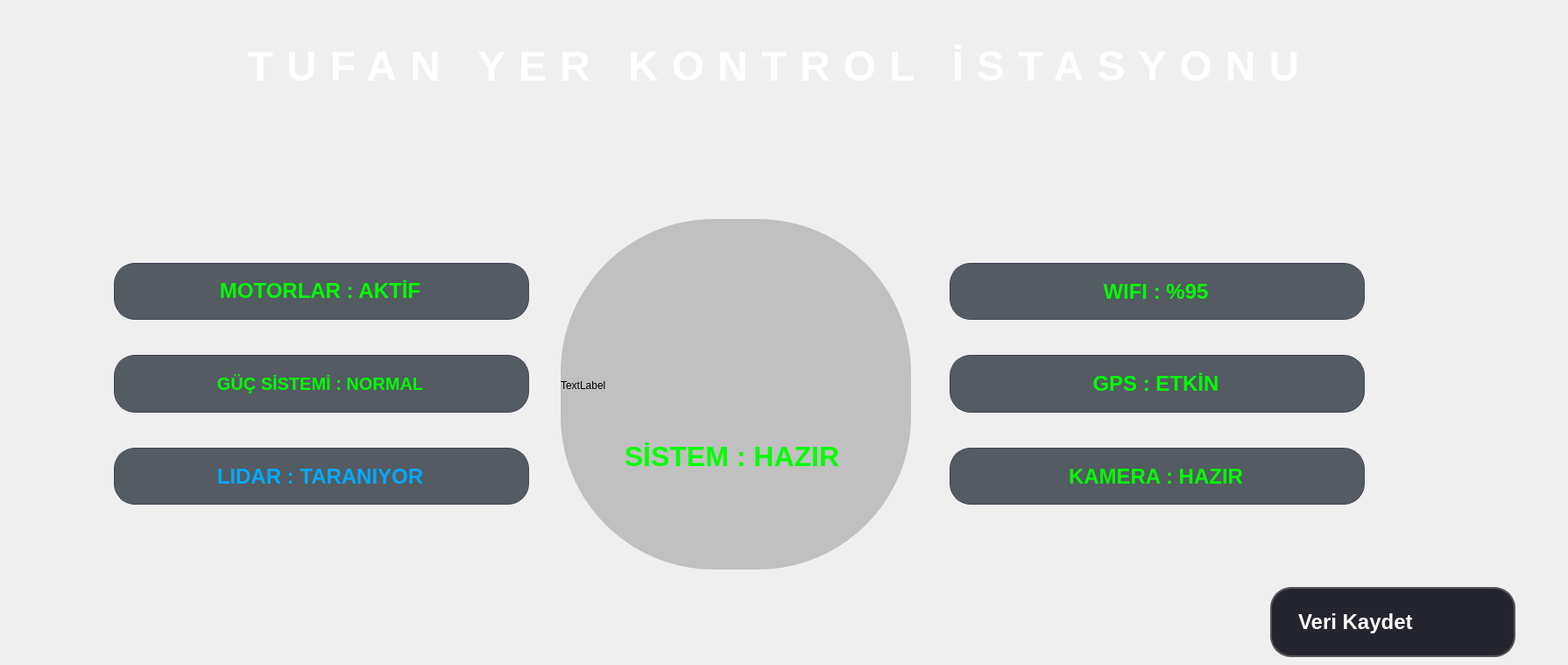
           <widget class="QWidget" name="page_anaMenu">
            <widget class="QLabel" name="label_baslik">
             <property name="geometry">
              <rect>
               <x>0</x>
               <y>40</y>
               <width>1781</width>
               <height>71</height>
              </rect>
             </property>
             <property name="styleSheet">
              <string notr="true">QLabel {
    color: #FFFFFF;            /* Beyaz Yazı */
    font-family: &quot;Roboto Mono&quot;; /* İstediğin Font */
    font-size: 48px;           /* İstediğin Dev Punto */
    font-weight: bold;         /* Kalın */
    letter-spacing: 15px;       /* Harf aralığı (48 puntoda çok açılmasın diye 5px idealdir) */
    background-color: transparent;
}</string>
             </property>
             <property name="text">
              <string>TUFAN YER KONTROL İSTASYONU</string>
             </property>
             <property name="alignment">
              <set>Qt::AlignCenter</set>
             </property>
            </widget>
            <widget class="QFrame" name="frame_merkezAlan">
             <property name="geometry">
              <rect>
               <x>110</x>
               <y>150</y>
               <width>1621</width>
               <height>511</height>
              </rect>
             </property>
             <property name="styleSheet">
              <string notr="true">border: none;
background-color: transparent;</string>
             </property>
             <property name="frameShape">
              <enum>QFrame::StyledPanel</enum>
             </property>
             <property name="frameShadow">
              <enum>QFrame::Raised</enum>
             </property>
             <widget class="QFrame" name="frame_halka">
              <property name="geometry">
               <rect>
                <x>530</x>
                <y>100</y>
                <width>400</width>
                <height>400</height>
               </rect>
              </property>
              <property name="styleSheet">
               <string notr="true">QFrame#frame_halka {
    background-color: rgba(0, 0, 0, 50); /* Hafif siyah zemin */
    border-radius: 175px;                /* Yarıçap (350/2) -&gt; Tam Yuvarlak */
}</string>
              </property>
              <property name="frameShape">
               <enum>QFrame::StyledPanel</enum>
              </property>
              <property name="frameShadow">
               <enum>QFrame::Raised</enum>
              </property>
              <widget class="QLabel" name="label_radar_cember">
               <property name="geometry">
                <rect>
                 <x>0</x>
                 <y>0</y>
                 <width>380</width>
                 <height>380</height>
                </rect>
               </property>
               <property name="text">
                <string>TextLabel</string>
               </property>
              </widget>
             </widget>
             <widget class="QLabel" name="label_sistemLogo">
              <property name="geometry">
               <rect>
                <x>655</x>
                <y>160</y>
                <width>141</width>
                <height>131</height>
               </rect>
              </property>
              <property name="text">
               <string/>
              </property>
              <property name="pixmap">
               <pixmap>:/ikonlar/resimler/tufan logo 1.png</pixmap>
              </property>
              <property name="scaledContents">
               <bool>true</bool>
              </property>
             </widget>
             <widget class="QLabel" name="label_sistemYazi">
              <property name="geometry">
               <rect>
                <x>540</x>
                <y>330</y>
                <width>371</width>
                <height>81</height>
               </rect>
              </property>
              <property name="styleSheet">
               <string notr="true">color: #00FF00;      /* Parlak Yeşil */
font-size: 32px;     /* Okunaklı Boyut */
font-weight: bold;   /* Kalın */
font-family: &quot;Roboto Mono&quot;;
background-color: transparent;</string>
              </property>
              <property name="text">
               <string>SİSTEM : HAZIR</string>
              </property>
              <property name="textFormat">
               <enum>Qt::PlainText</enum>
              </property>
              <property name="alignment">
               <set>Qt::AlignCenter</set>
              </property>
             </widget>
             <widget class="QWidget" name="layoutWidget">
              <property name="geometry">
               <rect>
                <x>20</x>
                <y>150</y>
                <width>1428</width>
                <height>276</height>
               </rect>
              </property>
              <layout class="QHBoxLayout" name="horizontalLayout_3">
               <property name="spacing">
                <number>480</number>
               </property>
               <item>
                <layout class="QVBoxLayout" name="verticalLayout_6">
                 <property name="spacing">
                  <number>40</number>
                 </property>
                 <item>
                  <widget class="QFrame" name="frame_motorlar">
                   <property name="minimumSize">
                    <size>
                     <width>471</width>
                     <height>64</height>
                    </size>
                   </property>
                   <property name="styleSheet">
                    <string notr="true">QFrame#frame_motorlar{
    background-color: rgba(20, 30, 40, 180); /* Arkası hafif görünen koyu zemin */
    border: 1px solid #444455;               /* İnce gri metalik çerçeve */
    border-radius: 24px;                     /* Köşeleri tam yuvarla (50px yüksekliğin yarısı) */
}</string>
                   </property>
                   <property name="frameShape">
                    <enum>QFrame::StyledPanel</enum>
                   </property>
                   <property name="frameShadow">
                    <enum>QFrame::Raised</enum>
                   </property>
                   <widget class="QLabel" name="label_motorYazi">
                    <property name="geometry">
                     <rect>
                      <x>10</x>
                      <y>16</y>
                      <width>451</width>
                      <height>32</height>
                     </rect>
                    </property>
                    <property name="sizePolicy">
                     <sizepolicy hsizetype="Expanding" vsizetype="Expanding">
                      <horstretch>0</horstretch>
                      <verstretch>0</verstretch>
                     </sizepolicy>
                    </property>
                    <property name="minimumSize">
                     <size>
                      <width>100</width>
                      <height>0</height>
                     </size>
                    </property>
                    <property name="styleSheet">
                     <string notr="true">color: #00FF00;      /* Parlak Yeşil */
font-weight: bold;   /* Kalın */
font-size: 24px;     /* Okunaklı Boyut */
border: none;        /* Label'ın kendi çerçevesi olmasın */
background-color: transparent;</string>
                    </property>
                    <property name="text">
                     <string>MOTORLAR : AKTİF</string>
                    </property>
                    <property name="textFormat">
                     <enum>Qt::PlainText</enum>
                    </property>
                    <property name="alignment">
                     <set>Qt::AlignCenter</set>
                    </property>
                   </widget>
                  </widget>
                 </item>
                 <item>
                  <widget class="QFrame" name="frame_Guc">
                   <property name="minimumSize">
                    <size>
                     <width>471</width>
                     <height>64</height>
                    </size>
                   </property>
                   <property name="styleSheet">
                    <string notr="true">QFrame#frame_Guc{
    background-color: rgba(20, 30, 40, 180); /* Arkası hafif görünen koyu zemin */
    border: 1px solid #444455;               /* İnce gri metalik çerçeve */
    border-radius: 24px;                     /* Köşeleri tam yuvarla (50px yüksekliğin yarısı) */
}</string>
                   </property>
                   <property name="frameShape">
                    <enum>QFrame::StyledPanel</enum>
                   </property>
                   <property name="frameShadow">
                    <enum>QFrame::Raised</enum>
                   </property>
                   <widget class="QLabel" name="label_GucYazi">
                    <property name="geometry">
                     <rect>
                      <x>10</x>
                      <y>17</y>
                      <width>451</width>
                      <height>31</height>
                     </rect>
                    </property>
                    <property name="styleSheet">
                     <string notr="true">color: #00FF00;      /* Parlak Yeşil */
font-weight: bold;   /* Kalın */
font-size: 20px;     /* Okunaklı Boyut */
border: none;        /* Label'ın kendi çerçevesi olmasın */
background-color: transparent;</string>
                    </property>
                    <property name="text">
                     <string>GÜÇ SİSTEMİ : NORMAL</string>
                    </property>
                    <property name="alignment">
                     <set>Qt::AlignCenter</set>
                    </property>
                   </widget>
                  </widget>
                 </item>
                 <item>
                  <widget class="QFrame" name="frame_lidar">
                   <property name="minimumSize">
                    <size>
                     <width>471</width>
                     <height>64</height>
                    </size>
                   </property>
                   <property name="styleSheet">
                    <string notr="true">QFrame#frame_lidar{
    background-color: rgba(20, 30, 40, 180); /* Arkası hafif görünen koyu zemin */
    border: 1px solid #444455;               /* İnce gri metalik çerçeve */
    border-radius: 24px;                     /* Köşeleri tam yuvarla (50px yüksekliğin yarısı) */
}</string>
                   </property>
                   <property name="frameShape">
                    <enum>QFrame::StyledPanel</enum>
                   </property>
                   <property name="frameShadow">
                    <enum>QFrame::Raised</enum>
                   </property>
                   <widget class="QLabel" name="label_lidarYazi">
                    <property name="geometry">
                     <rect>
                      <x>15</x>
                      <y>17</y>
                      <width>441</width>
                      <height>31</height>
                     </rect>
                    </property>
                    <property name="styleSheet">
                     <string notr="true">color: #00AAFF;      /* Parlak Yeşil */
font-weight: bold;   /* Kalın */
font-size: 24px;     /* Okunaklı Boyut */
border: none;        /* Label'ın kendi çerçevesi olmasın */
background-color: transparent;</string>
                    </property>
                    <property name="text">
                     <string>LIDAR : TARANIYOR</string>
                    </property>
                    <property name="alignment">
                     <set>Qt::AlignCenter</set>
                    </property>
                   </widget>
                  </widget>
                 </item>
                </layout>
               </item>
               <item>
                <layout class="QVBoxLayout" name="verticalLayout_7">
                 <property name="spacing">
                  <number>40</number>
                 </property>
                 <item>
                  <widget class="QFrame" name="frame_wifi">
                   <property name="minimumSize">
                    <size>
                     <width>471</width>
                     <height>64</height>
                    </size>
                   </property>
                   <property name="styleSheet">
                    <string notr="true">QFrame#frame_wifi{
    background-color: rgba(20, 30, 40, 180); /* Arkası hafif görünen koyu zemin */
    border: 1px solid #444455;               /* İnce gri metalik çerçeve */
    border-radius: 24px;                     /* Köşeleri tam yuvarla (50px yüksekliğin yarısı) */
}</string>
                   </property>
                   <property name="frameShape">
                    <enum>QFrame::StyledPanel</enum>
                   </property>
                   <property name="frameShadow">
                    <enum>QFrame::Raised</enum>
                   </property>
                   <widget class="QLabel" name="label_wifiYazi">
                    <property name="geometry">
                     <rect>
                      <x>10</x>
                      <y>17</y>
                      <width>451</width>
                      <height>31</height>
                     </rect>
                    </property>
                    <property name="styleSheet">
                     <string notr="true">color: #00FF00;      /* Parlak Yeşil */
font-weight: bold;   /* Kalın */
font-size: 24px;     /* Okunaklı Boyut */
border: none;        /* Label'ın kendi çerçevesi olmasın */
background-color: transparent;</string>
                    </property>
                    <property name="text">
                     <string>WIFI : %95</string>
                    </property>
                    <property name="alignment">
                     <set>Qt::AlignCenter</set>
                    </property>
                   </widget>
                  </widget>
                 </item>
                 <item>
                  <widget class="QFrame" name="frame_GPS">
                   <property name="minimumSize">
                    <size>
                     <width>471</width>
                     <height>64</height>
                    </size>
                   </property>
                   <property name="styleSheet">
                    <string notr="true">QFrame#frame_GPS{
    background-color: rgba(20, 30, 40, 180); /* Arkası hafif görünen koyu zemin */
    border: 1px solid #444455;               /* İnce gri metalik çerçeve */
    border-radius: 24px;                     /* Köşeleri tam yuvarla (50px yüksekliğin yarısı) */
}</string>
                   </property>
                   <property name="frameShape">
                    <enum>QFrame::StyledPanel</enum>
                   </property>
                   <property name="frameShadow">
                    <enum>QFrame::Raised</enum>
                   </property>
                   <widget class="QLabel" name="label_gpsYazi">
                    <property name="geometry">
                     <rect>
                      <x>10</x>
                      <y>17</y>
                      <width>451</width>
                      <height>31</height>
                     </rect>
                    </property>
                    <property name="styleSheet">
                     <string notr="true">color: #00FF00;      /* Parlak Yeşil */
font-weight: bold;   /* Kalın */
font-size: 24px;     /* Okunaklı Boyut */
border: none;        /* Label'ın kendi çerçevesi olmasın */
background-color: transparent;</string>
                    </property>
                    <property name="text">
                     <string>GPS : ETKİN</string>
                    </property>
                    <property name="alignment">
                     <set>Qt::AlignCenter</set>
                    </property>
                   </widget>
                  </widget>
                 </item>
                 <item>
                  <widget class="QFrame" name="frame_kamera">
                   <property name="minimumSize">
                    <size>
                     <width>471</width>
                     <height>64</height>
                    </size>
                   </property>
                   <property name="styleSheet">
                    <string notr="true">QFrame#frame_kamera{
    background-color: rgba(20, 30, 40, 180); /* Arkası hafif görünen koyu zemin */
    border: 1px solid #444455;               /* İnce gri metalik çerçeve */
    border-radius: 24px;                     /* Köşeleri tam yuvarla (50px yüksekliğin yarısı) */
}</string>
                   </property>
                   <property name="frameShape">
                    <enum>QFrame::StyledPanel</enum>
                   </property>
                   <property name="frameShadow">
                    <enum>QFrame::Raised</enum>
                   </property>
                   <widget class="QLabel" name="label_kameraYazi">
                    <property name="geometry">
                     <rect>
                      <x>10</x>
                      <y>17</y>
                      <width>451</width>
                      <height>31</height>
                     </rect>
                    </property>
                    <property name="styleSheet">
                     <string notr="true">color: #00FF00;      /* Parlak Yeşil */
font-weight: bold;   /* Kalın */
font-size: 24px;     /* Okunaklı Boyut */
border: none;        /* Label'ın kendi çerçevesi olmasın */
background-color: transparent;</string>
                    </property>
                    <property name="text">
                     <string>KAMERA : HAZIR</string>
                    </property>
                    <property name="alignment">
                     <set>Qt::AlignCenter</set>
                    </property>
                   </widget>
                  </widget>
                 </item>
                </layout>
               </item>
              </layout>
             </widget>
            </widget>
            <widget class="QPushButton" name="pushButton_KAYIT">
             <property name="geometry">
              <rect>
               <x>1450</x>
               <y>670</y>
               <width>280</width>
               <height>80</height>
              </rect>
             </property>
             <property name="styleSheet">
              <string notr="true">/* --- Normal Durum --- */
QPushButton#pushButton_KAYIT {
    background-color: #252530;  /* Koyu Gri Zemin */
    color: white;               /* Beyaz Yazı */
    border: 2px solid #555;     /* Biraz daha kalın çerçeve */
    border-radius: 24px;        /* Daha yuvarlak köşeler */
    
    font-weight: bold;          /* Kalın Yazı */
    font-size: 24px;            /* &lt;--- İŞTE YAZIYI BÜYÜTEN KISIM (16 veya 18 dene) */
    font-family: &quot;Roboto Mono&quot;; /* Veya senin ana fontun */
    
    padding: 10px;              /* İçeriden boşluk ver ki sıkışmasın */
    text-align: left;           /* İkon solda, yazı sağda düzgün dursun */
    padding-left: 30px;         /* İkon ile sol kenar arası mesafe */
}

/* --- Fare Üzerine Gelince (Hover) --- */
QPushButton#pushButton_KAYIT:hover {
    background-color: #30303A;  /* Zemin hafif aydınlansın */
    border-color: #FF0000;      /* Çerçeve kırmızılaşsın (Kayıt sinyali gibi) */
}

/* --- Basılma Efekti (Pressed) --- */
QPushButton#pushButton_KAYIT:pressed {
    background-color: #101015;  /* Basınca zemin iyice koyulaşsın (İçe göçme hissi) */
    border-color: #990000;      /* Çerçeve koyu kırmızı olsun */
    padding-top: 12px;          /* Yazıyı 2px aşağı it (Mekanik buton hissi verir) */
    padding-left: 17px;
}</string>
             </property>
             <property name="text">
              <string>Veri Kaydet</string>
             </property>
             <property name="icon">
              <iconset>
               <normaloff>:/ikonlar/resimler/record-2 5.svg</normaloff>:/ikonlar/resimler/record-2 5.svg</iconset>
             </property>
             <property name="iconSize">
              <size>
               <width>48</width>
               <height>48</height>
              </size>
             </property>
            </widget>
           </widget>
